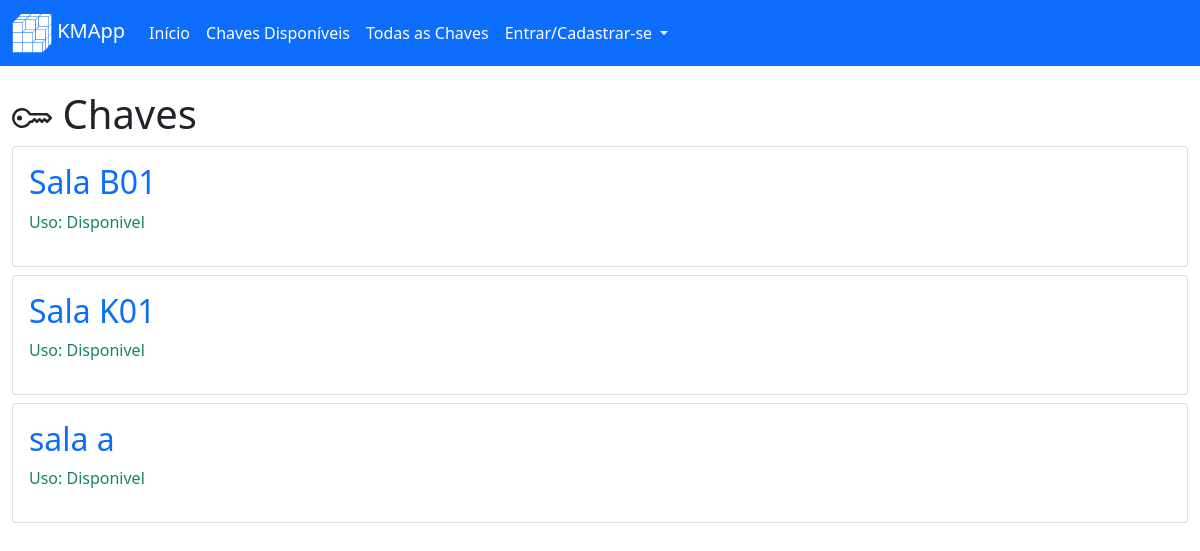
/view/keys, run on the app's committed database.
### key_manager/models/key.py (models this page shows, shortened)
class Key(db.Model):
    __tablename__ = 'keys'
    id = db.Column(db.Integer, primary_key=True)
    key_category_id = db.Column(db.Integer, db.ForeignKey("categories.id"))
    key_avaliable = db.Column(db.Boolean, default=True)
    name = db.Column(db.String(100), unique=False, nullable=False)
    slug = db.Column(db.String(100), unique=True, nullable=False)
    creation_date = db.Column(db.DateTime, nullable=False, default=datetime.utcnow)

### key_manager/routes/views.py (the view)
@view.route("/keys")
def viewAllKeys():
    keys = Key.query.order_by("name").all()
    return render_template("view/keys.html", keys=keys, hidden_footer=True, title="Chaves")

### key_manager/templates/view/keys.html (shortened to what this page needs)
{% extends 'base.html' %}
{% block content %}
<div class="mt-4">
    <h1 class="col-auto">
        <span>Chaves</span>
    </h1>
</div>
{% for key in keys %}
<a class="text-decoration-none" href="{{url_for('view.viewKey', key_slug=key.slug)}}">
    <div class="card mt-2">
        <div class="card-body">
            <h2>{{ key.name }}</h2>
            {% if key.key_avaliable %}
            <p class="text-success">Uso: Disponivel</p>
            {% else %}
            <p class="text-danger">Uso: Em uso</p>
            {% endif %}
        </div>
    </div>
</a>
{% endfor %}
{% endblock %}

### data on the page
Key: name "Sala B01", key_avaliable "Uso: Disponivel"
Key: name "Sala K01", key_avaliable "Uso: Disponivel"
Key: name "sala a", key_avaliable "Uso: Disponivel"
